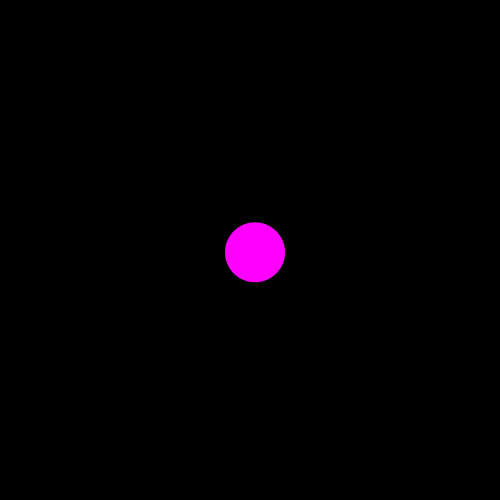
Frame 1 (no input)
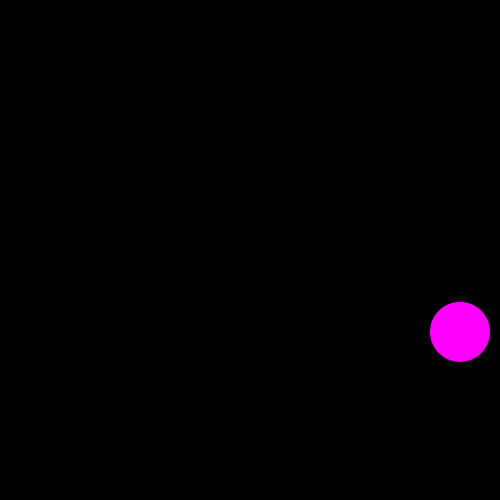
Frame 60 (the mouse pressed at the canvas centre just before this capture)
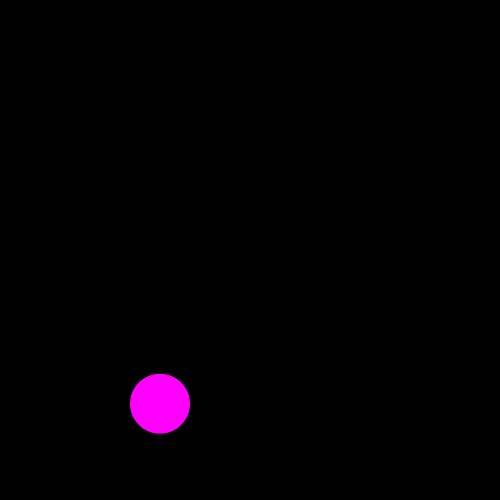
Frame 120 (the mouse held since frame 60 and released just before this capture)

The Processing sketch that drew these frames (run headless with seeded random() and noise(); from frame 60 on, the mouse is pressed at the canvas centre):

// Processing sketch: circlesketch_gravity
// ── circlesketch_gravity.pde
/* Bouncing Balls 
  JRF
 */

float circleX; // Float for the x position of the circle
float circleY; // Float for the y position of the circle

float xVel; // Float for the movement along the horizontal plane
float yVel; // Float for movement along the vertical plane

float gravity; // Gravity!

void setup() {
  size(500, 500); // 500x500 screen
  smooth(); // Smoothing the edges of the circle

  circleX = width/2; // Starting x position of our circle
  circleY = height/2; // Starting y position of our circle

  // We'll start the circle going to the right by using positive numbers
  xVel = 5; // Higher number -> faster movement. Horizontal.
  yVel = 2; // Higher number -> faster movement. Vertical.
  gravity = .3; // We'll set gravity to .3. We don't ever want this to be negative--
                // gravity is ALWAYS pulling us toward the bottom of the sketch,
                // i.e. DOWN the y-axis.
}

void draw() {
  background(0); // Paint over what we just drew to make an animation effect
  fill(255, 0, 255); // Let's fill it with purple...
  noStroke(); // ... and not have an outline.

  yVel = yVel + gravity; // Add gravity to the y velocity
  //it loops! meaning y velocity increases! meaning - it excellerates!
                         // If the velocity is positive: makes it bigger (falling down)
                         // If it's negative: makes it smaller (slowing down at top)
  circleX = circleX + xVel; // We increment the circle's x position by the x velocity
  circleY = circleY + yVel; // Same with the y position and y velocity


  /* Here's the meat of this sketch.
   If the circle's x position is greater than width, it's about to fly offscreen!
   In that case, its velocity is positive. If the circle's x position is less than
   0, then it's about to fly offscreen too! In that case, its velocity is negative.
   
   If we multiply 1 by -1, we get -1 -- the reverse.
   If we multiply -1 by -1, we get 1 -- the reverse.
   Whichever way it's going, we just turn it around!
   */
   
  if ((circleX > width) || (circleX < 0)) { // We're checking to see if it's about to fly off the left or right
    xVel = xVel * (-1); // And here's where we reverse it. -1 = keeps the same gravity, just flips it.
  }

  if ((circleY > height) || (circleY < 0)) { // Same idea with the y position.
    yVel = yVel * (-.85); // And here's where we reverse the y. We use something greater than -1 to dampen
  } // bouncing becomes'weaker'

  if (circleY > height) { // Prevents it from falling off the bottom of the screen
    circleY = height; // Resets it at height if it's about to fall past height
  }
  ellipse(circleX, circleY, 60, 60); // Don't forget to draw your ellipse!
}
